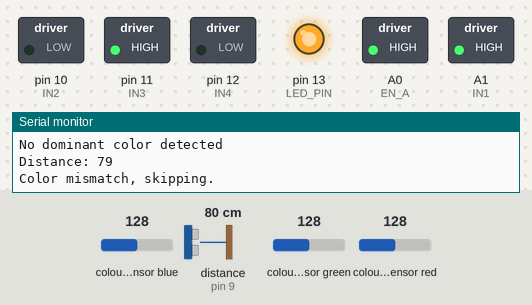
Bench run of a sketch on a simulated Arduino Uno, built with avr-gcc and run on an emulated ATmega328P. On the bench: switched loads named in the sketch (green lamp = pin HIGH), output pins drawn as LEDs (lit = HIGH), the last lines printed to the serial monitor. Wiring (inferred from the names in the program): ultrasonic range finder: trigger pin 8; echo pin 9; TCS3200 colour sensor: output pin 2; S2 pin 6; S3 pin 7; S0 pin 4; S1 pin 5. Dashed ring = blinking. The test bench sets the inputs (shaded band); at power-on: distance to the obstacle (sensor on pin 9) 80 cm, colour sensor blue 128, colour sensor green 128, colour sensor red 128. The echo pulse lasts 58.3 µs per cm; pins used as bus, display or sensor lines are not drawn.

Above: at 1.2 s.
1.3 s: distance to the obstacle (sensor on pin 9) set to 13 cm
8.8 s: distance to the obstacle (sensor on pin 9) set to 10 cm
At 9.8 s:
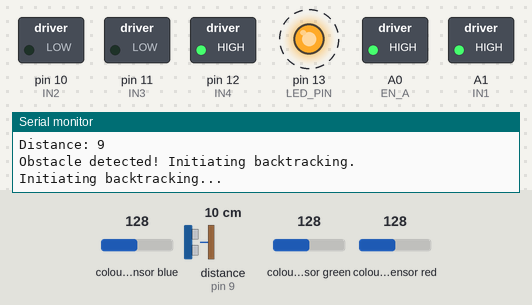
At 12.8 s:
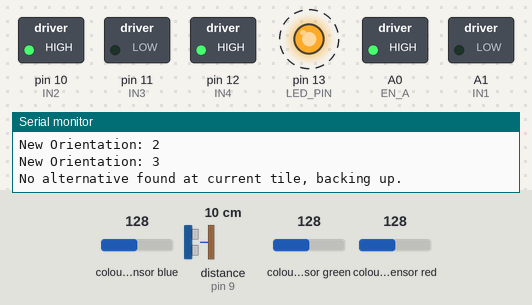
12.9 s: colour sensor blue set to 5
At 15.1 s:
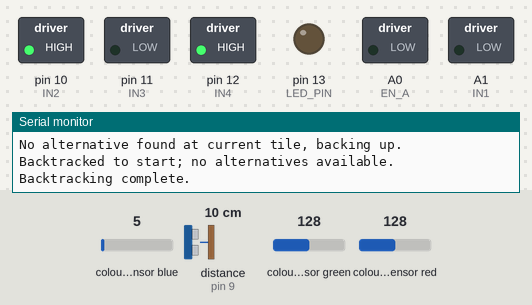
16.1 s: colour sensor green set to 5
18.9 s: distance to the obstacle (sensor on pin 9) set to 18 cm
At 22.2 s:
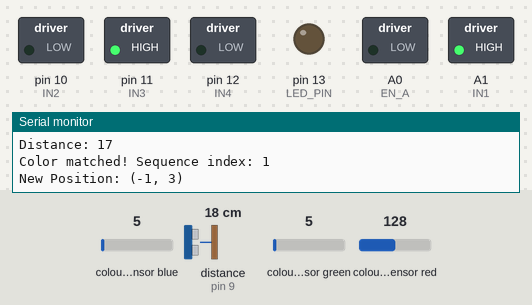
22.4 s: colour sensor green set to 64
Timing chart, 0 to 27.8 s (numbered marks = the images above; inputs shaded):
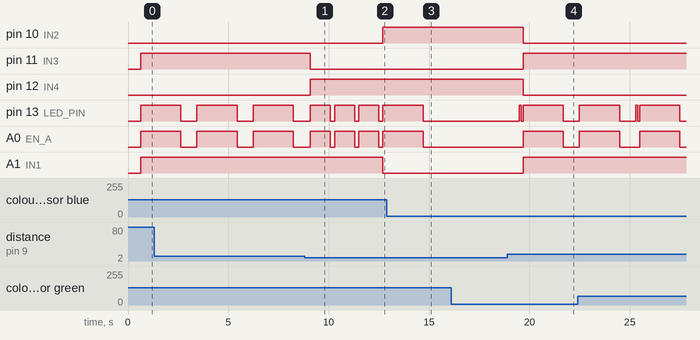

The sketch:

sketch_feb1a.ino
```cpp
// ===========================
// Calibration Constants (adjust as needed)
// ===========================
#define TILE_DURATION 2000    // Time in ms to traverse one tile
#define TURN_DURATION 1000     // Time in ms for a 90° turn

// ===========================
// Hardware Pin Definitions
// ===========================

// --- Color Sensor Pins ---
#define S0 4
#define S1 5
#define S2 6
#define S3 7
#define sensorOut 2
#define OE_PIN 3

// --- Sonar Pins ---
const int trigPin = 8;
const int echoPin = 9;

// --- Motor Pins for L298N ---
// Left Motor
int EN_A = A0;  // Left Motor Enable
int IN1  = A1;  // Left Motor Control 1
int IN2  = 10;  // Left Motor Control 2
// Right Motor
int IN3  = 11;  // Right Motor Control 1
int IN4  = 12;  // Right Motor Control 2
int EN_B = 13;  // Right Motor Enable

// --- LED Pin ---
#define LED_PIN LED_BUILTIN

// ===========================
// Color Sensor Calibration Values
// ===========================
int redMin   = 0, redMax   = 1118;
int greenMin = 0, greenMax = 2200;
int blueMin  = 3, blueMax  = 2200;

// Variables for Color Pulse Width Measurements
int redPW   = 0, greenPW = 0, bluePW  = 0;
// Variables for Final Color Values
int redRaw, greenRaw, blueRaw;

// ===========================
// Sequence and Navigation Data
// ===========================
// The expected color sequence: Red, Green, Blue, Green, Blue
char sequence[] = {'R', 'G', 'B', 'G', 'B'};
int sequenceIndex = 0;

// Global robot position and orientation (grid coordinates)
// Starting at (0,0), facing North.
int currentX = 0;
int currentY = 0;
int currentOrientation = 0;  // 0 = North, 1 = East, 2 = South, 3 = West

// -------------------------------
// Visited Tile Data Structure
// -------------------------------
struct Tile {
  int x;
  int y;
  char color;  // the detected color (for duplicate checking)
};
Tile visited[100];
int visitedCount = 0;

// -------------------------------
// Backtracking Stack Data Structure
// -------------------------------
// Each decision point stores its grid coordinates plus a bitmask of attempted directions.
// Bit mapping: bit0 = North, bit1 = East, bit2 = South, bit3 = West.
struct StackTile {
  int x;
  int y;
  int attempted;
};
StackTile backtrackStack[100];
int stackTop = -1;

void pushToStack(int x, int y) {
  stackTop++;
  backtrackStack[stackTop].x = x;
  backtrackStack[stackTop].y = y;
  backtrackStack[stackTop].attempted = 0; // no directions attempted yet
}

StackTile popFromStack() {
  StackTile tile = backtrackStack[stackTop];
  stackTop--;
  return tile;
}

bool isStackEmpty() {
  return stackTop == -1;
}

// Check if the current tile (x, y) has already been used for a correct color detection.
bool isTileVisited(int x, int y) {
  for (int i = 0; i < visitedCount; i++) {
    if (visited[i].x == x && visited[i].y == y)
      return true;
  }
  return false;
}

void markTileVisited(int x, int y, char color) {
  visited[visitedCount].x = x;
  visited[visitedCount].y = y;
  visited[visitedCount].color = color;
  visitedCount++;
}

// ===========================
// Sensor Functions (unchanged)
// ===========================
void sendUltrasonicPulse() {
  digitalWrite(trigPin, LOW);
  delayMicroseconds(2);
  digitalWrite(trigPin, HIGH);
  delayMicroseconds(10);
  digitalWrite(trigPin, LOW);
}

int getDistance() {
  sendUltrasonicPulse();
  long duration = pulseIn(echoPin, HIGH);
  int distance = duration * 0.034 / 2;
  return distance;
}

// ===========================
// Motor Control Functions (Refactored for L298N)
// ===========================
//
// For the L298N, to move a motor you set the IN pins appropriately,
// and set the corresponding EN pin HIGH (to run) or LOW (to stop).
//
// Note: We assume “unit” movements where the delay represents a full-tile traverse or a 90° turn.

// Move forward for "units" tiles.
void forwardMove(float units) {
  // Set left motor forward: IN1 HIGH, IN2 LOW.
  digitalWrite(IN1, HIGH);
  digitalWrite(IN2, LOW);
  digitalWrite(EN_A, 120);
  // Set right motor forward: IN3 HIGH, IN4 LOW.
  digitalWrite(IN3, HIGH);
  digitalWrite(IN4, LOW);
  digitalWrite(EN_B, 120);

  delay(TILE_DURATION * units);
  // Stop motors.
  digitalWrite(EN_A, LOW);
  digitalWrite(EN_B, LOW);
  delay(200);
}

// Move backward for "units" tiles.
void backwardMove(float units) {
  // Left motor backward: IN1 LOW, IN2 HIGH.
  digitalWrite(IN1, LOW);
  digitalWrite(IN2, HIGH);
  digitalWrite(EN_A, 120);
  // Right motor backward: IN3 LOW, IN4 HIGH.
  digitalWrite(IN3, LOW);
  digitalWrite(IN4, HIGH);
  digitalWrite(EN_B, 120);

  delay(TILE_DURATION * units);
  digitalWrite(EN_A, LOW);
  digitalWrite(EN_B, LOW);
  delay(200);
}

// Turn right (90°) for "units" (units typically = 1).
void rightTurnMove(float units) {
  // To turn right, run left motor forward and right motor backward.
  digitalWrite(IN1, HIGH);
  digitalWrite(IN2, LOW);
  digitalWrite(EN_A, 120);

  digitalWrite(IN3, LOW);
  digitalWrite(IN4, HIGH);
  digitalWrite(EN_B, 120);

  delay(TURN_DURATION * units);
  digitalWrite(EN_A, LOW);
  digitalWrite(EN_B, LOW);
  delay(200);
}

// Turn left (90°) for "units".
void leftTurnMove(float units) {
  // To turn left, run left motor backward and right motor forward.
  digitalWrite(IN1, LOW);
  digitalWrite(IN2, HIGH);
  digitalWrite(EN_A, 120);

  digitalWrite(IN3, HIGH);
  digitalWrite(IN4, LOW);
  digitalWrite(EN_B, 120);
  delay(TURN_DURATION * units);
  digitalWrite(EN_A, LOW);
  digitalWrite(EN_B, LOW);
  delay(200);
}

// ===========================
// Navigation Helper Functions
// ===========================

// Turn the robot to face targetOrientation (0 = North, 1 = East, 2 = South, 3 = West).
// The currentOrientation is updated accordingly.
void turnTo(int targetOrientation) {
  int diff = targetOrientation - currentOrientation;
  if (diff < 0)
    diff += 4;
  if (diff == 0) {
    return; // Already facing target.
  } else if (diff == 1) {
    rightTurnMove(1);
    currentOrientation = (currentOrientation + 1) % 4;
  } else if (diff == 2) {
    rightTurnMove(1);
    rightTurnMove(1);
    currentOrientation = (currentOrientation + 2) % 4;
  } else if (diff == 3) {
    leftTurnMove(1);
    currentOrientation = (currentOrientation + 3) % 4;
  }
  Serial.print("New Orientation: ");
  Serial.println(currentOrientation);
}

// Move one tile forward (using calibrated forwardMove) and update grid coordinates.
void moveOneStep() {
  forwardMove(1);
  if (currentOrientation == 0)         // North
    currentY++;
  else if (currentOrientation == 1)    // East
    currentX++;
  else if (currentOrientation == 2)    // South
    currentY--;
  else if (currentOrientation == 3)    // West
    currentX--;

  Serial.print("New Position: (");
  Serial.print(currentX);
  Serial.print(", ");
  Serial.print(currentY);
  Serial.println(")");
}

// ===========================
// Robust Backtracking Algorithm
// ===========================
// When an obstacle is detected, this algorithm examines the current decision point (top of stack)
// and attempts to find an untried adjacent tile. If none is found, it pops the decision point and
// moves backward one tile, updating the current grid coordinates.
void backtrack() {
  Serial.println("Initiating backtracking...");

  while (stackTop >= 0) {
    // Look at the top of the stack: current decision point.
    StackTile currentTile = backtrackStack[stackTop];
    bool foundAlternative = false;

    // Check each unattempted direction (0 = North, 1 = East, 2 = South, 3 = West).
    for (int dir = 0; dir < 4; dir++) {
      if (!(currentTile.attempted & (1 << dir))) {
        // Mark this direction as attempted.
        backtrackStack[stackTop].attempted |= (1 << dir);

        // Turn to face that direction.
        turnTo(dir);
        int d = getDistance();
        if (d > 10) {  // Clear path.
          // Compute neighbor tile coordinates.
          int newX = currentTile.x;
          int newY = currentTile.y;
          if (dir == 0) newY++;       // North
          else if (dir == 1) newX++;  // East
          else if (dir == 2) newY--;  // South
          else if (dir == 3) newX--;  // West

          // Check that this neighbor is not already in our backtracking stack (avoid loops).
          bool inStack = false;
          for (int i = 0; i <= stackTop; i++) {
            if (backtrackStack[i].x == newX && backtrackStack[i].y == newY) {
              inStack = true;
              break;
            }
          }
          if (!inStack) {
            // Move into the new tile.
            moveOneStep();
            pushToStack(currentX, currentY);
            foundAlternative = true;
            Serial.print("Alternative route found. New position: (");
            Serial.print(currentX);
            Serial.print(", ");
            Serial.print(currentY);
            Serial.println(")");
            break;  // Exit loop – alternative found.
          }
        }
      }
    }

    if (foundAlternative) {
      Serial.println("Exiting backtracking.");
      return;
    } else {
      // No alternative at this decision point; pop it and move backward one tile.
      Serial.println("No alternative found at current tile, backing up.");
      popFromStack();
      backwardMove(1);
      // Update current grid coordinates to the new top-of-stack, if available.
      if (stackTop >= 0) {
        currentX = backtrackStack[stackTop].x;
        currentY = backtrackStack[stackTop].y;
        Serial.print("Backtracked to tile: (");
        Serial.print(currentX);
        Serial.print(", ");
        Serial.print(currentY);
        Serial.println(")");
      } else {
        Serial.println("Backtracked to start; no alternatives available.");
        break;
      }
    }
  }
  Serial.println("Backtracking complete.");
}

// ===========================
// Color Sensor Reading Functions (unchanged)
// ===========================
int getRedPW() {
  digitalWrite(S2, LOW);
  digitalWrite(S3, LOW);
  return pulseIn(sensorOut, LOW);
}

int getGreenPW() {
  digitalWrite(S2, HIGH);
  digitalWrite(S3, HIGH);
  return pulseIn(sensorOut, LOW);
}

int getBluePW() {
  digitalWrite(S2, LOW);
  digitalWrite(S3, HIGH);
  return pulseIn(sensorOut, LOW);
}

// ===========================
// LED Blinking Function
// ===========================
void blinkLED() {
  digitalWrite(LED_PIN, HIGH);
  delay(100);
  digitalWrite(LED_PIN, LOW);
  delay(100);
}

// ===========================
// Setup and Main Loop
// ===========================
void setup() {
  // --- Color Sensor Setup ---
  pinMode(S0, OUTPUT);
  pinMode(S1, OUTPUT);
  pinMode(S2, OUTPUT);
  pinMode(S3, OUTPUT);
  digitalWrite(S0, HIGH);
  digitalWrite(S1, LOW);
  pinMode(OE_PIN, OUTPUT);
  digitalWrite(OE_PIN, LOW);
  pinMode(sensorOut, INPUT);

  // --- Sonar Setup ---
  pinMode(trigPin, OUTPUT);
  pinMode(echoPin, INPUT);

  // --- LED Setup ---
  pinMode(LED_PIN, OUTPUT);

  // --- Motor Pins Setup for L298N ---
  pinMode(EN_A, OUTPUT);
  pinMode(IN1, OUTPUT);
  pinMode(IN2, OUTPUT);
  pinMode(EN_B, OUTPUT);
  pinMode(IN3, OUTPUT);
  pinMode(IN4, OUTPUT);

  Serial.begin(9600);
  Serial.println("Setup Complete (L298N with robust backtracking)");
  Serial.println("Starting at (0,0), facing North.");

  // Initialize the backtracking stack with the starting tile.
  pushToStack(currentX, currentY);
}

void loop() {
  // --- Color Detection Logic ---
  redPW = getRedPW();
  redRaw = map(redPW, redMin, redMax, 255, 0);
  delay(200);

  greenPW = getGreenPW();
  greenRaw = map(greenPW, greenMin, greenMax, 255, 0);
  delay(200);

  bluePW = getBluePW();
  blueRaw = map(bluePW, blueMin, blueMax, 255, 0);
  delay(200);

  char detectedColor = 'N';
  if (redRaw > greenRaw && redRaw > blueRaw) {
    detectedColor = 'R';
    Serial.println("Red detected");
  } else if (greenRaw > redRaw && greenRaw > blueRaw) {
    detectedColor = 'G';
    Serial.println("Green detected");
  } else if (blueRaw > redRaw && blueRaw > greenRaw) {
    detectedColor = 'B';
    Serial.println("Blue detected");
  } else {
    Serial.println("No dominant color detected");
  }

  int distance = getDistance();
  Serial.print("Distance: ");
  Serial.println(distance);

  // --- Navigation and Sequence Logic ---
  // If path is clear (distance > 10), process the tile.
  if (distance > 10) {
    // Only accept the tile if the detected color matches the next expected color
    // and if this tile hasn’t been used before.
    if (detectedColor == sequence[sequenceIndex] && !isTileVisited(currentX, currentY)) {
      blinkLED();
      markTileVisited(currentX, currentY, detectedColor);
      pushToStack(currentX, currentY);
      sequenceIndex++;
      Serial.print("Color matched! Sequence index: ");
      Serial.println(sequenceIndex);
      if (sequenceIndex >= sizeof(sequence) / sizeof(sequence[0])) {
        Serial.println("Sequence complete!");
        while (true); // Halt execution.
      }
    } else if (isTileVisited(currentX, currentY)) {
      Serial.println("Duplicate tile detected, skipping.");
    } else {
      Serial.println("Color mismatch, skipping.");
    }
    // Move forward one tile.
    moveOneStep();
  } else {
    // If an obstacle is detected (distance <= 10), initiate backtracking.
    Serial.println("Obstacle detected! Initiating backtracking.");
    backtrack();
  }
}
```

Measured:
- the behaviour switches between 12 and 11 cm on distance to the obstacle (sensor on pin 9) (found by bisection; images 0 and 1)
- after the input at 8.8 s, pin 10 (IN2): LOW → HIGH after 3.9 s; pin 11 (IN3): HIGH → LOW after 0.29 s; pin 12 (IN4): LOW → HIGH after 0.29 s; A1 (IN1): HIGH → LOW after 3.9 s
- after the input at 18.9 s, pin 10 (IN2), pin 12 (IN4): HIGH → LOW after 0.79 s; pin 11 (IN3), A1 (IN1): LOW → HIGH after 0.79 s; pin 13 (LED_PIN): LOW → HIGH after 0.59 s, → LOW 0.10 s later, → HIGH 0.10 s later, → LOW 2.0 s later; A0 (EN_A): LOW → HIGH after 0.79 s, → LOW 2.0 s later
- by itself, pin 13 (LED_PIN), A0 (EN_A): alternates HIGH for 2.0 s and LOW for 0.80 s
